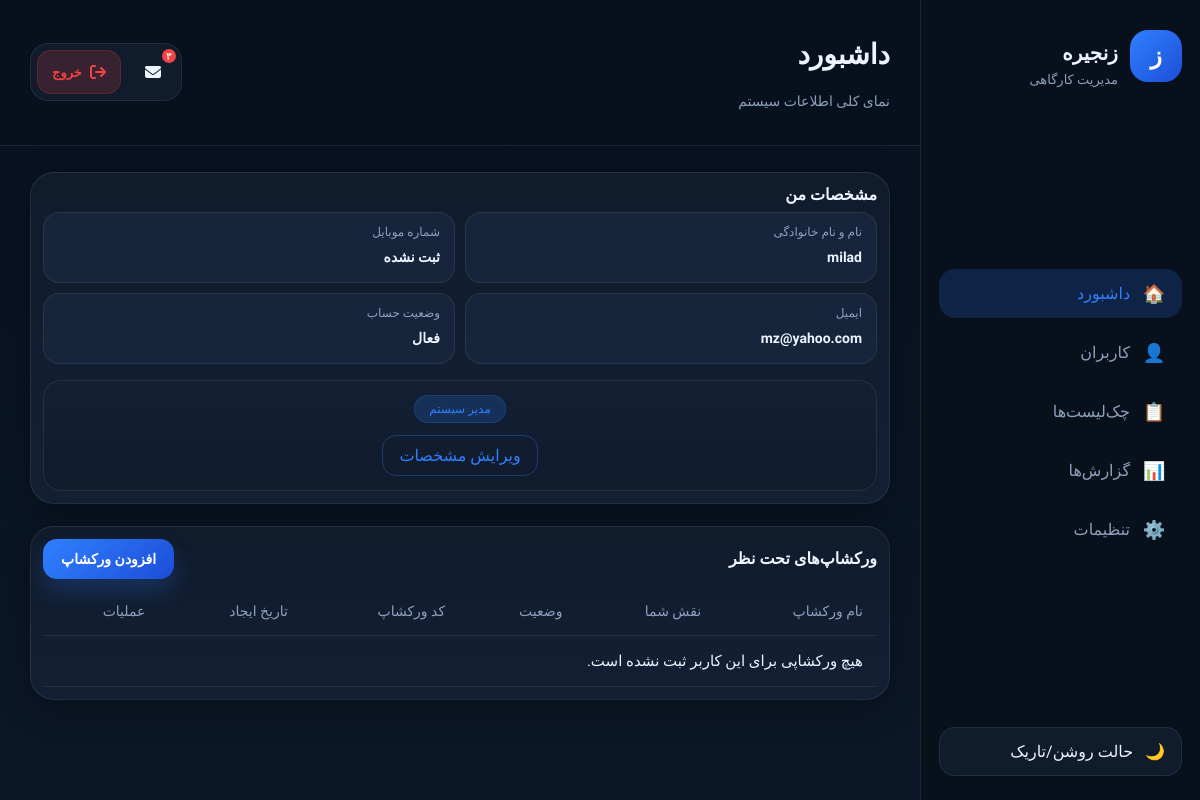
Page /account/dashboard/ (signed in) on the earlier database version.
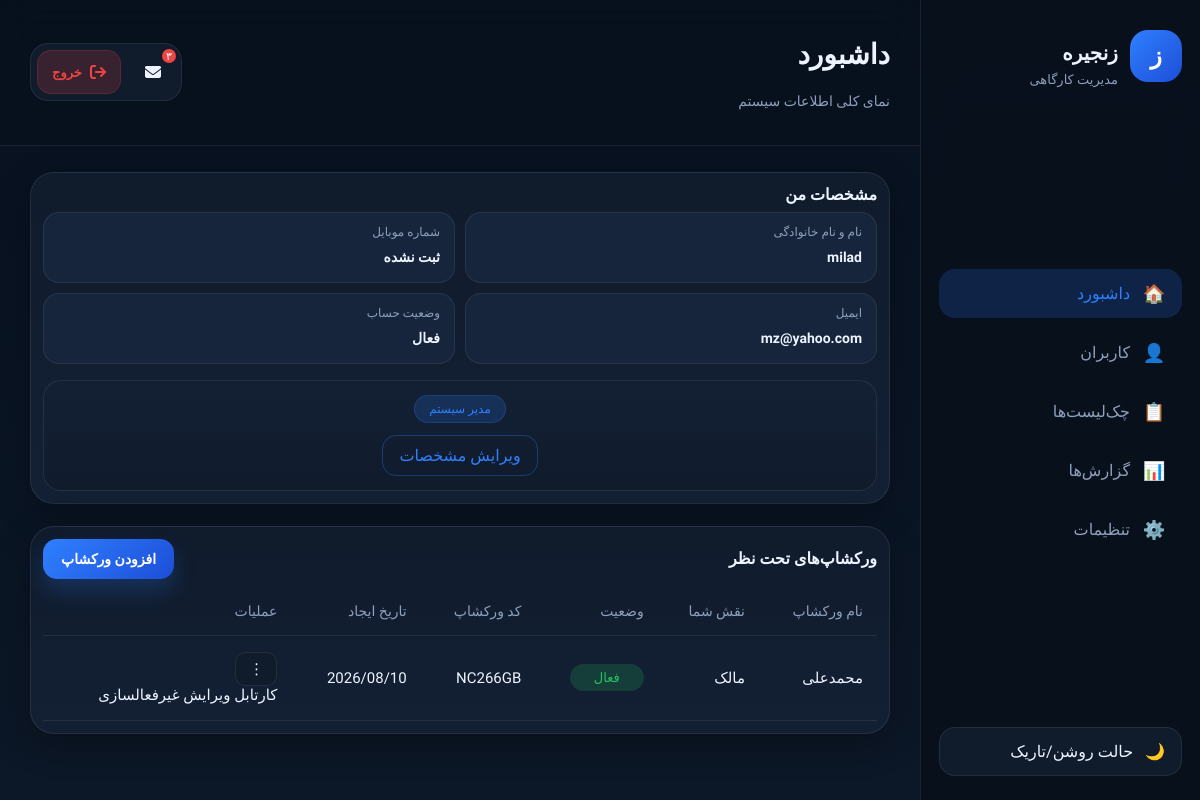
Same page on the later database version.
### accounts/models.py (models this page shows, shortened)
class WorkshopMembership(models.Model):
    ROLE_CHOICES = [
        ('owner', 'مالک'),
        ('management', 'مدیریت'),
        ('technical', 'فنی'),
        ('accounting', 'حسابداری'),
        ('reception', 'پذیرش'),
        ('delivery', 'ترخیص'),
        ('operator', 'اپراتور'),
    ]
    workshop = models.ForeignKey(
        Workshop,
        on_delete=models.CASCADE,
        related_name='memberships'
    )
    user = models.ForeignKey(
        'accounts.User',
        on_delete=models.CASCADE,
        related_name='workshop_memberships'
    )
    role = models.CharField(max_length=30, choices=ROLE_CHOICES, default='management')
    is_active = models.BooleanField(default=True)
    joined_at = models.DateTimeField(auto_now_add=True)
    class Meta:
        unique_together = ('workshop', 'user')

class Workshop(models.Model):
    owner = models.ForeignKey(settings.AUTH_USER_MODEL, on_delete=models.CASCADE)
    name = models.CharField(max_length=150)
    code = models.CharField(max_length=10, unique=True, blank=True)
    is_active = models.BooleanField(default=True)
    national_code = models.CharField(max_length=30, null=True, blank=True)
    address = models.CharField(max_length=250, null=True, blank=True)
    created_at = models.DateTimeField(auto_now_add=True)

### accounts/views.py (the view, shortened to what this page needs)
# urls.py: path('dashboard/', dashboard_index, name='dashboard'),
@login_required
def dashboard_index(request):
    user = request.user
    active_tab = request.GET.get('tab', 'dashboard')
    workshop_memberships = (
        WorkshopMembership.objects
        .select_related('workshop')
        .filter(user=user, is_active=True)
        .order_by('-joined_at')
    )
    user_memberships = None
    context = {
        'workshop_memberships': workshop_memberships,
        'user_memberships': user_memberships,
        'active_tab': active_tab,
    }
    return render(request, 'dashboard/index.html', context)

### templates/dashboard/index.html (shortened to what the changed rows need)
{% extends 'dashboard/base_dashboard.html' %}
{% block page_title %}
    {% if active_tab == 'dashboard' %}
        داشبورد
    {% elif active_tab == 'users' %}
        کاربران
    {% elif active_tab == 'checklists' %}
        چک‌لیست‌ها
    {% elif active_tab == 'reports' %}
        گزارش‌ها
    {% elif active_tab == 'settings' %}
        تنظیمات
    {% else %}
        داشبورد
    {% endif %}
{% endblock %}
{% block content %}
    {% if active_tab == 'dashboard' %}
        <div class="dashboard-grid">
            <section class="panel">
                <div class="table-wrap">
                    <table class="custom-table">
                        <thead>
                        <tr>
                            <th>نام ورکشاپ</th>
                            <th>نقش شما</th>
                            <th>وضعیت</th>
                            <th>کد ورکشاپ</th>
                            <th>تاریخ ایجاد</th>
                            <th>عملیات</th>
                        </tr>
                        </thead>
                        <tbody>
                        {% for membership in workshop_memberships %}
                            <tr>
                                <td>{{ membership.workshop.name }}</td>
                                <td>{{ membership.get_role_display }}</td>
                                <td>
                                    {% if membership.workshop.is_active %}
                                        <span class="status-badge status-badge--success">فعال</span>
                                    {% else %}
                                        <span class="status-badge status-badge--danger">غیرفعال</span>
                                    {% endif %}
                                </td>
                                <td>{{ membership.workshop.code|default:"-" }}</td>
                                <td>{{ membership.workshop.created_at|date:"Y/m/d" }}</td>
                                <td class="table-actions-cell">
                                    <div class="row-actions">
                                        <button
                                                class="table-action"
                                                type="button"
                                                onclick="toggleWorkshopMenu('menu-{{ membership.id }}')"
                                        >
                                            ⋮
                                        </button>
                                        <div class="row-actions__menu" id="menu-{{ membership.id }}">
                                            <a href="{% url 'orders:dashboard' membership.workshop.id %}"
                                               class="row-actions__item">کارتابل</a>
                                            {% if membership.get_role_display == "مالک" %}
                                                <a href="#" class="row-actions__item"
                                                   onclick="openEditWorkshopModal(
                                                           '{{ membership.workshop.id }}',
                                                           '{{ membership.workshop.name|escapejs }}',
                                                           '{{ membership.workshop.national_code|default:""|escapejs }}',
                                                           '{{ membership.workshop.address|default:""|escapejs }}',
                                                           ); return false;">
                                                    ویرایش
                                                </a>
                                                <a href="#" class="row-actions__item">غیرفعالسازی</a>
                                            {% endif %}
                                        </div>
                                    </div>
                                </td>
                            </tr>
                        {% empty %}
                            <tr>
                                <td colspan="6" class="empty-state">هیچ ورکشاپی برای این کاربر ثبت نشده است.</td>
                            </tr>
                        {% endfor %}
                        </tbody>
                    </table>
                </div>
            </section>
        </div>
    {% endif %}
{% endblock %}

Differences in the rows shown:
added WorkshopMembership: workshop.name "محمدعلی", role "مالک", shows "فعال", workshop.code "NC266GB", workshop.created_at "2026/08/10"
Other differences:
text no longer shown: "هیچ ورکشاپی برای این کاربر ثبت نشده است."
